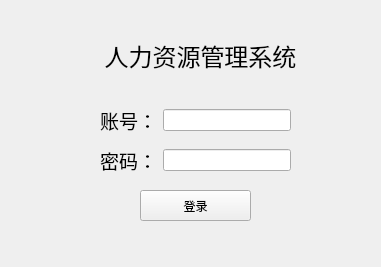
<?xml version="1.0" encoding="UTF-8"?>
<ui version="4.0">
 <class>Widget</class>
 <widget class="QWidget" name="Widget">
  <property name="geometry">
   <rect>
    <x>0</x>
    <y>0</y>
    <width>381</width>
    <height>267</height>
   </rect>
  </property>
  <property name="windowTitle">
   <string>Widget</string>
  </property>
  <widget class="QPushButton" name="loginBt">
   <property name="geometry">
    <rect>
     <x>140</x>
     <y>190</y>
     <width>111</width>
     <height>31</height>
    </rect>
   </property>
   <property name="text">
    <string>登录</string>
   </property>
  </widget>
  <widget class="QWidget" name="widget" native="true">
   <property name="geometry">
    <rect>
     <x>100</x>
     <y>100</y>
     <width>191</width>
     <height>41</height>
    </rect>
   </property>
   <layout class="QHBoxLayout" name="horizontalLayout">
    <item>
     <widget class="QLabel" name="label">
      <property name="text">
       <string>&lt;html&gt;&lt;head/&gt;&lt;body&gt;&lt;p&gt;&lt;span style=&quot; font-size:14pt;&quot;&gt;账号：&lt;/span&gt;&lt;/p&gt;&lt;/body&gt;&lt;/html&gt;</string>
      </property>
     </widget>
    </item>
    <item>
     <widget class="QLineEdit" name="accountLi"/>
    </item>
   </layout>
  </widget>
  <widget class="QWidget" name="widget_2" native="true">
   <property name="geometry">
    <rect>
     <x>100</x>
     <y>140</y>
     <width>191</width>
     <height>41</height>
    </rect>
   </property>
   <layout class="QHBoxLayout" name="horizontalLayout_2">
    <item>
     <widget class="QLabel" name="label_2">
      <property name="text">
       <string>&lt;html&gt;&lt;head/&gt;&lt;body&gt;&lt;p&gt;&lt;span style=&quot; font-size:14pt;&quot;&gt;密码：&lt;/span&gt;&lt;/p&gt;&lt;/body&gt;&lt;/html&gt;</string>
      </property>
     </widget>
    </item>
    <item>
     <widget class="QLineEdit" name="passwordLi">
      <property name="echoMode">
       <enum>QLineEdit::Password</enum>
      </property>
     </widget>
    </item>
   </layout>
  </widget>
  <widget class="QLabel" name="label_3">
   <property name="geometry">
    <rect>
     <x>100</x>
     <y>30</y>
     <width>201</width>
     <height>51</height>
    </rect>
   </property>
   <property name="layoutDirection">
    <enum>Qt::LeftToRight</enum>
   </property>
   <property name="midLineWidth">
    <number>0</number>
   </property>
   <property name="text">
    <string>&lt;html&gt;&lt;head/&gt;&lt;body&gt;&lt;p&gt;&lt;span style=&quot; font-size:18pt;&quot;&gt;人力资源管理系统&lt;/span&gt;&lt;/p&gt;&lt;/body&gt;&lt;/html&gt;</string>
   </property>
   <property name="scaledContents">
    <bool>false</bool>
   </property>
   <property name="alignment">
    <set>Qt::AlignCenter</set>
   </property>
   <property name="margin">
    <number>1</number>
   </property>
  </widget>
 </widget>
 <resources/>
 <connections/>
</ui>
